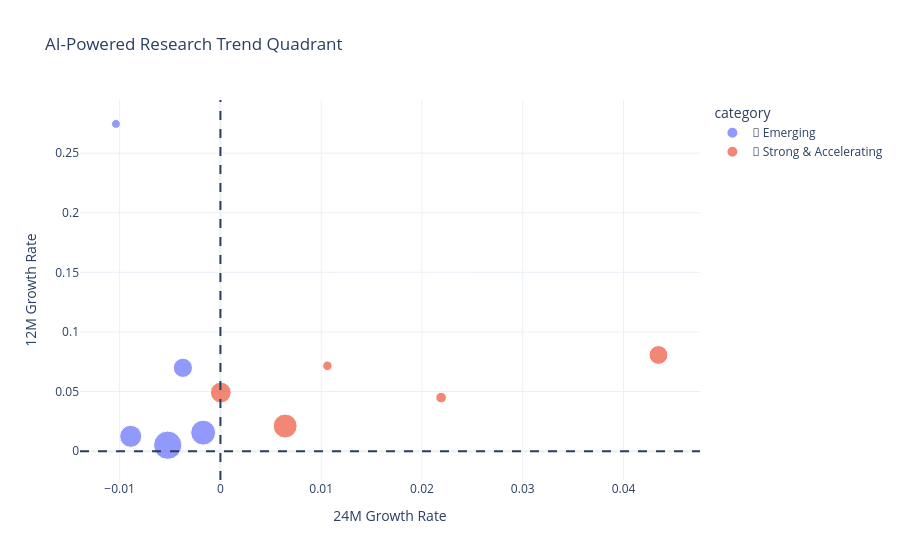

Notebook source saved alongside this figure:
### Code cell
top_topics = topics_df[(topics_df["slope_12m"] > 0)].sort_values(by="acceleration", ascending=False).head(10).index
topics_df = topics_df.loc[top_topics]
    
fig = px.scatter(
    topics_df,
    x="slope_24m",
    y="slope_12m",
    color="category",
    size="Count",
    hover_name="label",
    title="AI-Powered Research Trend Quadrant",
)


fig.add_vline(x=0, line_dash="dash")
fig.add_hline(y=0, line_dash="dash")

fig.update_layout(
    xaxis_title="24M Growth Rate",
    yaxis_title="12M Growth Rate",
    template="plotly_white"
)

fig.show()

### Figure 1 — Plotly figure (JSON) as saved in the notebook; plotly's stock layout.template omitted (floating-point values rounded to 4 significant figures)
{"data": [{"hovertemplate": "<b>%{hovertext}</b><br><br>category=🌱 Emerging<br>slope_24m=%{x}<br>slope_12m=%{y}<br>Count=%{marker.size}<extra></extra>", "hovertext": ["Recipe recipes dietary", "Regret bandits algorithm", "Variables causality discovery", "Fuzzy of sat", "Attacks attack robustness"], "legendgroup": "🌱 Emerging", "marker": {"color": "#636efa", "size": [162, 768, 1007, 1286, 1663], "sizemode": "area", "sizeref": 4.157, "symbol": "circle"}, "mode": "markers", "name": "🌱 Emerging", "orientation": "v", "showlegend": true, "type": "scatter", "x": [-0.01037, -0.003725, -0.008902, -0.001711, -0.005229], "xaxis": "x", "y": [0.2745, 0.06991, 0.01241, 0.01555, 0.004983], "yaxis": "y"}, {"hovertemplate": "<b>%{hovertext}</b><br><br>category=🚀 Strong & Accelerating<br>slope_24m=%{x}<br>slope_12m=%{y}<br>Count=%{marker.size}<extra></extra>", "hovertext": ["Optimization bayesian function", "Brain signals decoding", "Generation sampling models", "Decoding draft inference", "Market stock trading"], "legendgroup": "🚀 Strong & Accelerating", "marker": {"color": "#EF553B", "size": [185, 901, 735, 234, 1186], "sizemode": "area", "sizeref": 4.157, "symbol": "circle"}, "mode": "markers", "name": "🚀 Strong & Accelerating", "orientation": "v", "showlegend": true, "type": "scatter", "x": [0.01061, 3.432e-05, 0.04347, 0.0219, 0.006425], "xaxis": "x", "y": [0.07159, 0.04915, 0.08068, 0.04491, 0.02106], "yaxis": "y"}], "layout": {"legend": {"itemsizing": "constant", "title": {"text": "category"}, "tracegroupgap": 0}, "shapes": [{"line": {"dash": "dash"}, "type": "line", "x0": 0, "x1": 0, "xref": "x", "y0": 0, "y1": 1, "yref": "y domain"}, {"line": {"dash": "dash"}, "type": "line", "x0": 0, "x1": 1, "xref": "x domain", "y0": 0, "y1": 0, "yref": "y"}], "title": {"text": "AI-Powered Research Trend Quadrant"}, "xaxis": {"anchor": "y", "domain": [0, 1], "title": {"text": "24M Growth Rate"}}, "yaxis": {"anchor": "x", "domain": [0, 1], "title": {"text": "12M Growth Rate"}}}}
